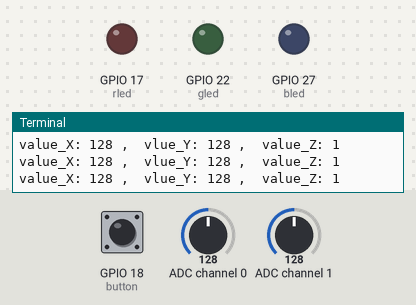
Recording of a program running on a simulated Raspberry Pi (BCM pin numbers). Shown: output pins drawn as LEDs (lit = HIGH), the last lines printed to the terminal. The test bench sets the inputs (shaded band); at power-on: ADC channel 0 = 128, ADC channel 1 = 128, GPIO 18 (button) HIGH (analog values on the 0–255 scale).

Above: at 1.2 s.
1.3 s: ADC channel 0 set to 0
At 1.6 s:
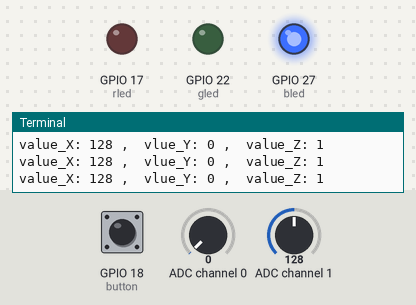
2.8 s: ADC channel 1 set to 0
At 3.7 s:
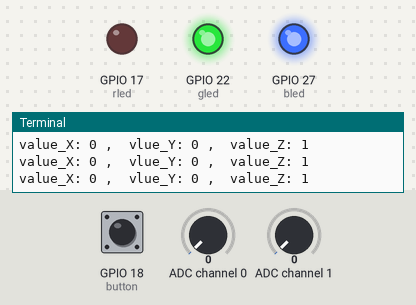
Timing chart, 0 to 5.8 s (numbered marks = the images above; inputs shaded):
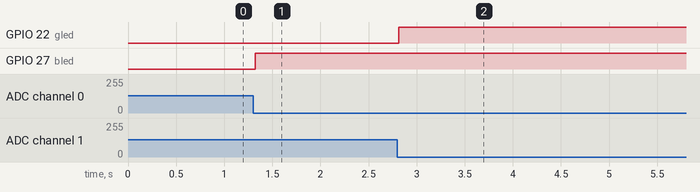

Measured:
- after the input at 1.3 s, GPIO 27 (bled): LOW → HIGH at once
- after the input at 2.8 s, GPIO 22 (gled): LOW → HIGH at once

The program:

Joystick.py
```python
from gpiozero import Button
import time
from gpiozero import LED
from ADCDevice import *

Z_Pin = 18      # define Z_Pin
button = Button(Z_Pin) # define Button pin according to BCM Numbering
adc = ADCDevice()# Define an ADCDevice class object
rled = LED(17)
gled = LED(22)
bled = LED(27)

def setup():
    global adc
    if(adc.detectI2C(0x48)): # Detect the pcf8591.
        adc = PCF8591()
    elif(adc.detectI2C(0x4b)): # Detect the ads7830
        adc = ADS7830()
    else:
        print("No correct I2C address found, \n"
        "Please use command 'i2cdetect -y 1' to check the I2C address! \n"
        "Program Exit. \n");
        exit(-1)

def loop():
    while True:
        val_Z = not button.value     # read digital value of axis Z
        val_Y = adc.analogRead(0)    # read analog value of axis X and Y
        val_X = adc.analogRead(1)
        print ('value_X: %d ,\tvlue_Y: %d ,\tvalue_Z: %d'%(val_X,val_Y,val_Z))
        time.sleep(0.01)
        if val_X == 0:
            gled.on()
        elif val_X == 254:
            gled.on()
        elif val_Z == 0:
            rled.on()
        elif val_Y == 254:
            bled.on()
        elif val_Y == 0:
            bled.on()
        else:
            gled.off()
            bled.off()
            rled.off()

def destroy():
    adc.close()
    button.close()


if __name__ == '__main__':
    print ('Program is starting ... ') # Program entrance
    setup()
    try:
        loop()
    except KeyboardInterrupt: # Press ctrl-c to end the program.
        destroy()
        print("Ending program")
```
